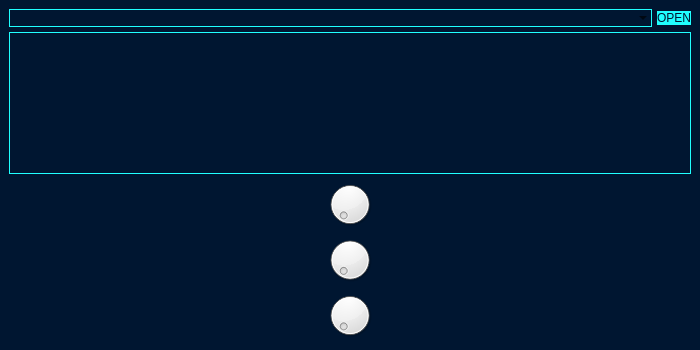
<?xml version="1.0" encoding="UTF-8"?>
<ui version="4.0">
 <class>ReverbFXWindow</class>
 <widget class="QDialog" name="ReverbFXWindow">
  <property name="geometry">
   <rect>
    <x>0</x>
    <y>0</y>
    <width>700</width>
    <height>350</height>
   </rect>
  </property>
  <property name="sizePolicy">
   <sizepolicy hsizetype="Minimum" vsizetype="Minimum">
    <horstretch>0</horstretch>
    <verstretch>0</verstretch>
   </sizepolicy>
  </property>
  <property name="minimumSize">
   <size>
    <width>700</width>
    <height>350</height>
   </size>
  </property>
  <property name="font">
   <font>
    <stylestrategy>PreferAntialias</stylestrategy>
   </font>
  </property>
  <property name="windowTitle">
   <string>Dialog</string>
  </property>
  <property name="styleSheet">
   <string notr="true">#fxBackground {
	background-color: rgb(0, 22, 49);
	color: rgb(32, 255, 255);
}

#waveformView {
	background: transparent;
	border: 1px Solid;
	
	border-color: rgb(32, 255, 255);
}

QComboBox {
	background: transparent;
	border: 1px Solid;
	
	border-color: rgb(32, 255, 255);
}

QPushButton {
	background: rgb(32, 255, 255);
	border: none;
	color: rgb(0, 22, 49);
	border-radius: 0px;
}</string>
  </property>
  <layout class="QVBoxLayout" name="verticalLayout">
   <property name="spacing">
    <number>0</number>
   </property>
   <property name="leftMargin">
    <number>0</number>
   </property>
   <property name="topMargin">
    <number>0</number>
   </property>
   <property name="rightMargin">
    <number>0</number>
   </property>
   <property name="bottomMargin">
    <number>0</number>
   </property>
   <item>
    <widget class="QWidget" name="fxBackground" native="true">
     <layout class="QVBoxLayout" name="verticalLayout_2">
      <property name="spacing">
       <number>5</number>
      </property>
      <item>
       <layout class="QHBoxLayout" name="horizontalLayout">
        <property name="spacing">
         <number>5</number>
        </property>
        <property name="topMargin">
         <number>0</number>
        </property>
        <item>
         <widget class="QComboBox" name="irComboBox">
          <property name="sizePolicy">
           <sizepolicy hsizetype="Expanding" vsizetype="Fixed">
            <horstretch>0</horstretch>
            <verstretch>0</verstretch>
           </sizepolicy>
          </property>
         </widget>
        </item>
        <item>
         <widget class="QPushButton" name="pushButton">
          <property name="text">
           <string>OPEN</string>
          </property>
         </widget>
        </item>
       </layout>
      </item>
      <item>
       <widget class="QGraphicsView" name="waveformView"/>
      </item>
      <item>
       <layout class="QHBoxLayout" name="horizontalLayout_2"/>
      </item>
      <item>
       <widget class="QDial" name="mixDial_2"/>
      </item>
      <item>
       <widget class="QDial" name="mixDial"/>
      </item>
      <item>
       <widget class="QDial" name="mixDial_3"/>
      </item>
     </layout>
    </widget>
   </item>
  </layout>
 </widget>
 <resources/>
 <connections/>
</ui>
